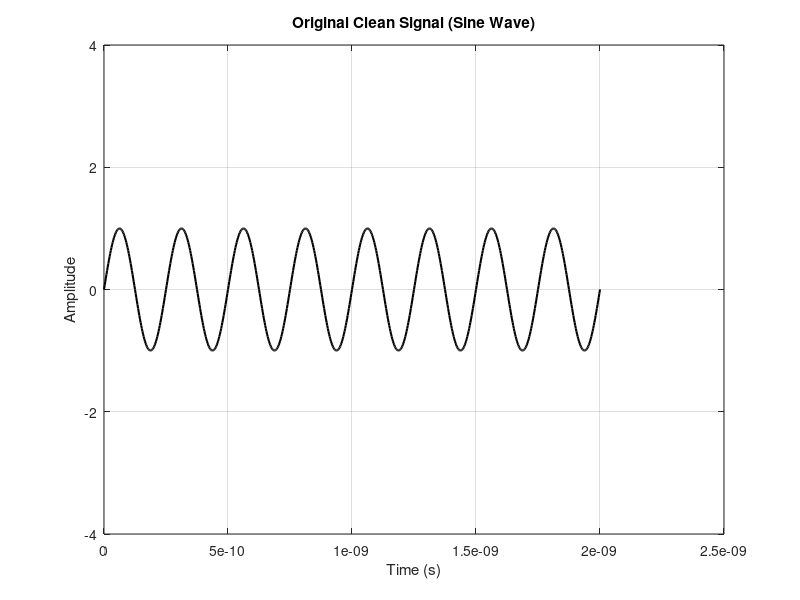
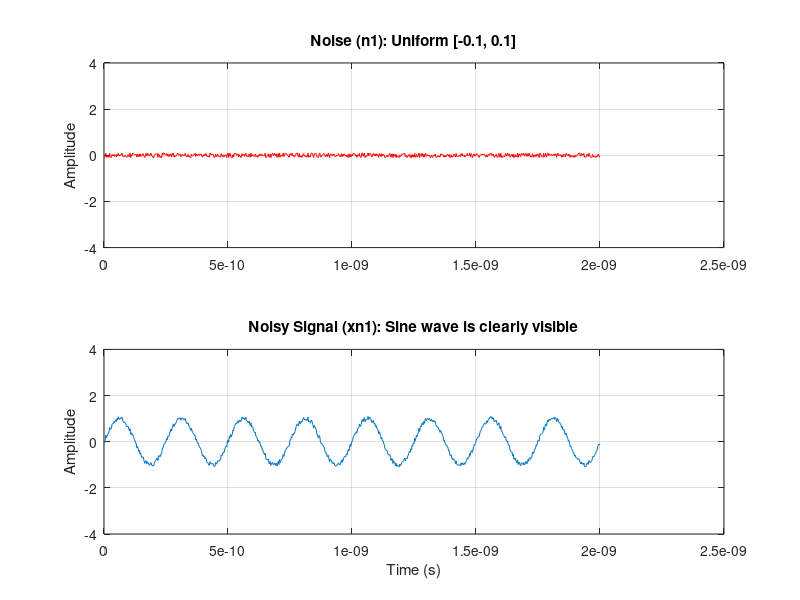
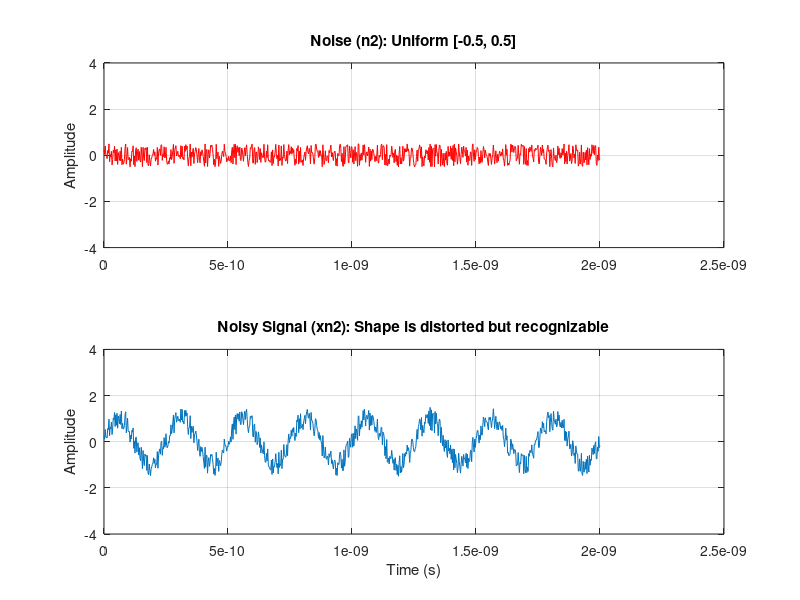
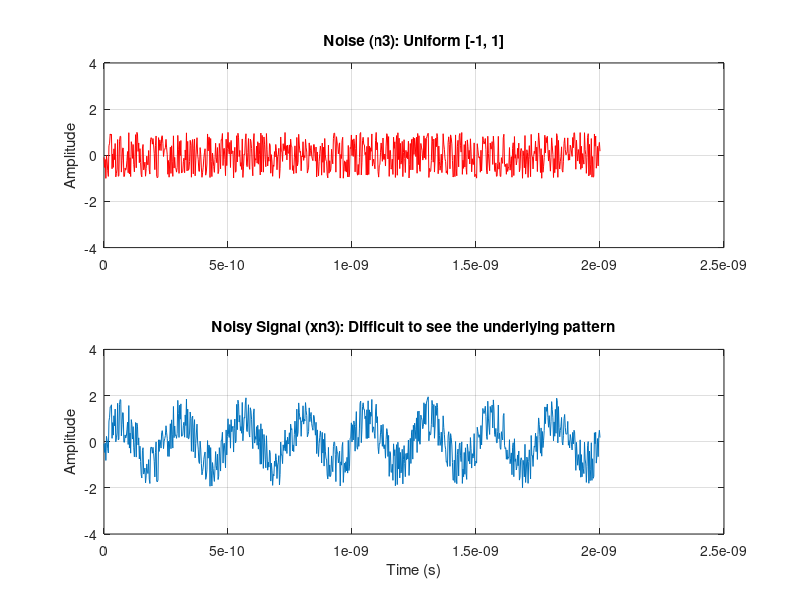

Write MATLAB code to recreate these figures, in order.
% =========================================================================
% Lab-03 Simulation: Sine Wave with Various Noise Types
% 
% This script demonstrates the effect of different types and amplitudes of
% noise on a clean sine wave signal.
%
% It will:
% 1. Generate a clean sine wave.
% 2. Create 7 different noisy versions of the signal.
% 3. Plot each case in a separate figure window.
% 4. Save all generated plots as JPG files in a new subfolder.
% =========================================================================

% --- 0. Initialization ---
clc;            % Clear the command window
clear;          % Clear all variables from the workspace
close all;      % Close all existing figure windows

% --- Create a directory to save the plots ---
outputDir = 'Sine_Wave_Plots';
if ~exist(outputDir, 'dir') % Check if the folder doesn't already exist
    mkdir(outputDir);       % Create the folder
end

% --- 1. Generate the Clean Sine Wave ---
fprintf('Step 1: Generating the clean sine wave...\n');

f = 4*10^9;      % Frequency (using the same as the lab for consistency)
ti = 1/f;         % Time period
s = ti/100;       % Sampling period
t = 0:s:8*ti;     % Time vector for 8 periods

% Generate the clean sine wave (amplitude is 1)
x_sine = sin(2*pi*f*t);

% --- Plot and save the original clean signal ---
figure('Name', 'Clean Sine Wave', 'NumberTitle', 'off');
plot(t, x_sine, 'k', 'LineWidth', 1.5);
title('Original Clean Signal (Sine Wave)');
xlabel('Time (s)');
ylabel('Amplitude');
grid on;
ylim([-4 4]); % Set a consistent Y-axis limit for all plots for easy comparison
saveas(gcf, fullfile(outputDir, 'Sine_0_Clean_Signal.jpg'));

% =========================================================================
% --- 2. Generate and Plot Noisy Signals ---
% =========================================================================

% --- Case 1: Very Low Uniform Noise [-0.1, 0.1] ---
fprintf('Step 2.1: Processing Case 1 - Very Low Noise...\n');
a1 = 0.1; b1 = -0.1;
n1 = (b1-a1) .* rand(size(x_sine)) + a1;
xn1 = x_sine + n1;
figure('Name', 'Case 1: Very Low Noise', 'NumberTitle', 'off');
subplot(2,1,1);
plot(t, n1, 'r');
title('Noise (n1): Uniform [-0.1, 0.1]');
ylabel('Amplitude'); grid on; ylim([-4 4]);
subplot(2,1,2);
plot(t, xn1);
title('Noisy Signal (xn1): Sine wave is clearly visible');
xlabel('Time (s)'); ylabel('Amplitude'); grid on; ylim([-4 4]);
saveas(gcf, fullfile(outputDir, 'Sine_1_Low_Uniform_Noise.jpg'));

% --- Case 2: Moderate Uniform Noise [-0.5, 0.5] ---
fprintf('Step 2.2: Processing Case 2 - Moderate Noise...\n');
a2 = 0.5; b2 = -0.5;
n2 = (b2-a2) .* rand(size(x_sine)) + a2;
xn2 = x_sine + n2;
figure('Name', 'Case 2: Moderate Noise', 'NumberTitle', 'off');
subplot(2,1,1);
plot(t, n2, 'r');
title('Noise (n2): Uniform [-0.5, 0.5]');
ylabel('Amplitude'); grid on; ylim([-4 4]);
subplot(2,1,2);
plot(t, xn2);
title('Noisy Signal (xn2): Shape is distorted but recognizable');
xlabel('Time (s)'); ylabel('Amplitude'); grid on; ylim([-4 4]);
saveas(gcf, fullfile(outputDir, 'Sine_2_Moderate_Uniform_Noise.jpg'));

% --- Case 3: High Uniform Noise (Signal = Noise) [-1, 1] ---
fprintf('Step 2.3: Processing Case 3 - High Noise...\n');
a3 = 1.0; b3 = -1.0;
n3 = (b3-a3) .* rand(size(x_sine)) + a3;
xn3 = x_sine + n3;
figure('Name', 'Case 3: High Noise (Signal = Noise)', 'NumberTitle', 'off');
subplot(2,1,1);
plot(t, n3, 'r');
title('Noise (n3): Uniform [-1, 1]');
ylabel('Amplitude'); grid on; ylim([-4 4]);
subplot(2,1,2);
plot(t, xn3);
title('Noisy Signal (xn3): Difficult to see the underlying pattern');
xlabel('Time (s)'); ylabel('Amplitude'); grid on; ylim([-4 4]);
saveas(gcf, fullfile(outputDir, 'Sine_3_High_Uniform_Noise.jpg'));

% --- Case 4: Very High Uniform Noise (Noise > Signal) [-2, 2] ---
fprintf('Step 2.4: Processing Case 4 - Very High Noise...\n');
a4 = 2.0; b4 = -2.0;
n4 = (b4-a4) .* rand(size(x_sine)) + a4;
xn4 = x_sine + n4;
figure('Name', 'Case 4: Very High Noise', 'NumberTitle', 'off');
subplot(2,1,1);
plot(t, n4, 'r');
title('Noise (n4): Uniform [-2, 2]');
ylabel('Amplitude'); grid on; ylim([-4 4]);
subplot(2,1,2);
plot(t, xn4);
title('Noisy Signal (xn4): The periodic signal is visually lost');
xlabel('Time (s)'); ylabel('Amplitude'); grid on; ylim([-4 4]);
saveas(gcf, fullfile(outputDir, 'Sine_4_Very_High_Uniform_Noise.jpg'));

% --- Case 5: High Gaussian Noise ---
fprintf('Step 2.5: Processing Case 5 - High Gaussian Noise...\n');
n5 = 1.0 * randn(size(x_sine)); % Gaussian noise with standard deviation 1.0
xn5 = x_sine + n5;
figure('Name', 'Case 5: High Gaussian Noise', 'NumberTitle', 'off');
subplot(2,1,1);
plot(t, n5, 'r');
title('Noise (n5): Gaussian (Std Dev = 1.0)');
ylabel('Amplitude'); grid on; ylim([-4 4]);
subplot(2,1,2);
plot(t, xn5);
title('Noisy Signal (xn5): Pattern is lost, with larger spikes');
xlabel('Time (s)'); ylabel('Amplitude'); grid on; ylim([-4 4]);
saveas(gcf, fullfile(outputDir, 'Sine_5_High_Gaussian_Noise.jpg'));

% --- Case 6: Positive-Only Uniform Noise [0, 1] ---
fprintf('Step 2.6: Processing Case 6 - Positive-Only Noise...\n');
a6 = 1.0; b6 = 0;
n6 = (b6-a6) .* rand(size(x_sine)) + a6;
xn6 = x_sine + n6;
figure('Name', 'Case 6: Positive-Only Noise', 'NumberTitle', 'off');
subplot(2,1,1);
plot(t, n6, 'r');
title('Noise (n6): Uniform [0, 1]');
ylabel('Amplitude'); grid on; ylim([-4 4]);
subplot(2,1,2);
plot(t, xn6);
title('Noisy Signal (xn6): Entire signal is shifted upwards');
xlabel('Time (s)'); ylabel('Amplitude'); grid on; ylim([-4 4]);
saveas(gcf, fullfile(outputDir, 'Sine_6_Positive_Uniform_Noise.jpg'));

% --- Case 7: Negative-Only Uniform Noise [-1, 0] ---
fprintf('Step 2.7: Processing Case 7 - Negative-Only Noise...\n');
a7 = 0; b7 = -1.0;
n7 = (b7-a7) .* rand(size(x_sine)) + a7;
xn7 = x_sine + n7;
figure('Name', 'Case 7: Negative-Only Noise', 'NumberTitle', 'off');
subplot(2,1,1);
plot(t, n7, 'r');
title('Noise (n7): Uniform [-1, 0]');
ylabel('Amplitude'); grid on; ylim([-4 4]);
subplot(2,1,2);
plot(t, xn7);
title('Noisy Signal (xn7): Entire signal is shifted downwards');
xlabel('Time (s)'); ylabel('Amplitude'); grid on; ylim([-4 4]);
saveas(gcf, fullfile(outputDir, 'Sine_7_Negative_Uniform_Noise.jpg'));

% --- 3. Finalization ---
fprintf('\nProcessing Complete!\n');
fprintf('All 8 plots have been saved as JPG files in the folder: "%s"\n', outputDir);